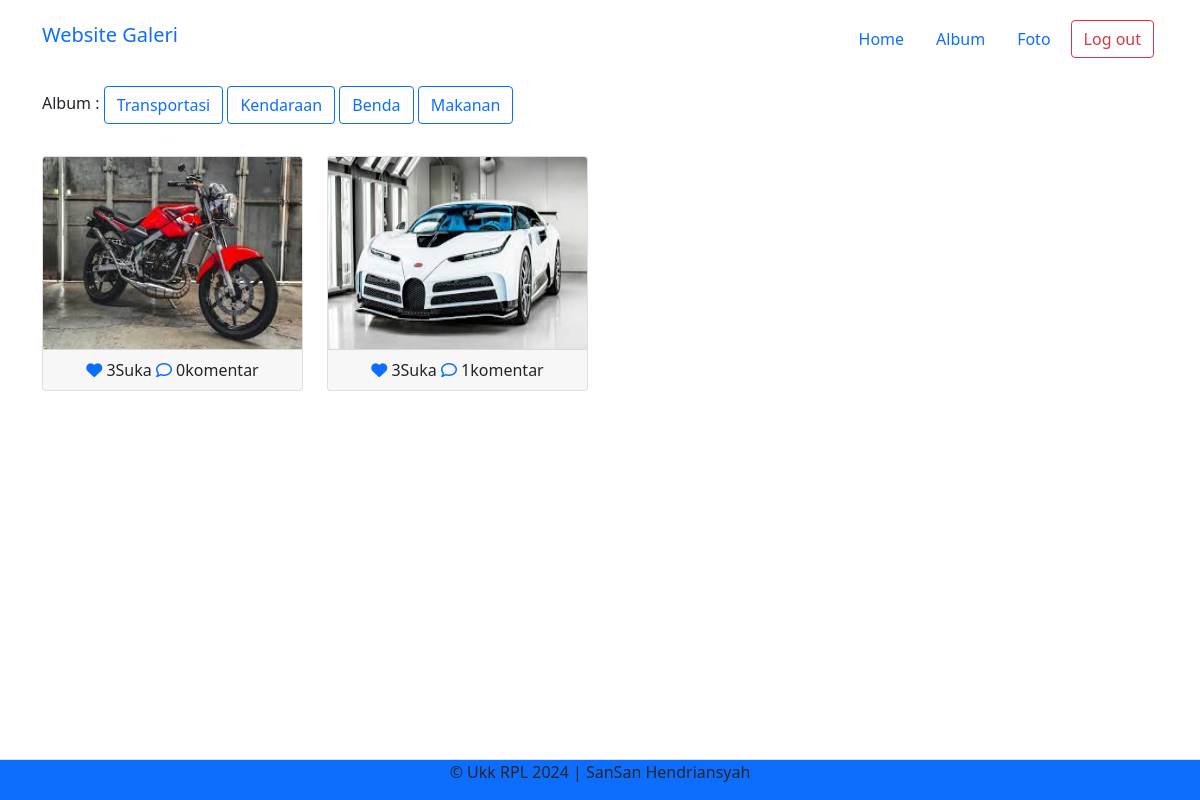
Screenshot of /Galerysansan/admin/home.php?albumid=90 (signed in) with the database file from the repository.
### tables this page shows
CREATE TABLE `album` (
  `albumid` int(11) NOT NULL,
  `namaalbum` varchar(255) NOT NULL,
  `deskripsi` text NOT NULL,
  `tanggaldibuat` date NOT NULL,
  `userid` int(11) NOT NULL
);

CREATE TABLE `foto` (
  `fotoid` int(11) NOT NULL,
  `judulfoto` varchar(255) NOT NULL,
  `deskripsifoto` text NOT NULL,
  `tanggalunggah` date NOT NULL,
  `lokasifile` varchar(255) NOT NULL,
  `albumid` int(11) NOT NULL,
  `userid` int(11) NOT NULL
);

### Galerysansan/admin/home.php (the view, shortened to what this page needs)
<?php
$userid = $_SESSION['userid'];
include '../config/koneksi.php';
?>
<!DOCTYPE html>
<html>
<head>
  <link rel="stylesheet" type="text/css" href="../asset/css/bootstrap.min.css">
  <link rel="stylesheet" href="https://cdnjs.cloudflare.com/ajax/libs/font-awesome/6.5.1/css/all.min.css" />
  <link rel="stylesheet" href="https://cdn.jsdelivr.net/npm/bootstrap-icons@1.11.3/font/bootstrap-icons.min.css">
</head>
<body>
  <nav class="navbar navbar-expand-lg bg-body-tertiary">
    <div class="container">
      <a class="navbar-brand" href="index.php">Website Galeri </a>
      <div class="collapse navbar-collapse mt-2" id="navbarNavAltMarkup">
        <a href="home.php" class="nav-link">Home</a>
        <a href="album.php" class="nav-link">Album</a>
        <a href="foto.php" class="nav-link">Foto</a>
        <a href="../config/aksi_logout.php" class="btn btn-outline-danger m-1">Log out</a>
      </div>
    </div>
  </nav>
  <div class="container mt-3">
    Album :
    <?php
    $album = mysqli_query($koneksi, "SELECT * FROM album WHERE userid='$userid'");
    while ($row = mysqli_fetch_array($album)) { ?>
      <a href="home.php?albumid=<?php echo $row['albumid'] ?>" class="btn btn-outline-primary">
        <?php echo $row['namaalbum'] ?></a>
    <?php } ?>
    <div class="row">
      <?php
      if (isset($_GET['albumid'])) {
        $albumid = $_GET['albumid'];
        $query = mysqli_query($koneksi, "SELECT * FROM foto WHERE userid='$userid' AND albumid='$albumid'");
        while ($data = mysqli_fetch_array($query)) { ?>
          <div class="col-md-3 mt-2">
            <a type="button" data-bs-toggle="modal" data-bs-target="#komentar<?php echo $data['fotoid'] ?>">
              <div class="card">
                <img style="height: 12rem;" src="../asset/img/<?php echo $data['lokasifile'] ?>" class="card-img-top" title="<?php echo $data['judulfoto'] ?>" style="height: 12rem;">
                <div class="card-footer text-center">
                  <?php
                  $fotoid = $data['fotoid'];
                  $ceksuka = mysqli_query($koneksi, "SELECT * FROM likefoto WHERE fotoid='$fotoid' AND
                          userid='$userid'");
                  if (mysqli_num_rows($ceksuka) == 1) { ?>
                    <a href="../config/proses_like.php?fotoid=<?php echo $data['fotoid'] ?>" type="submit" name="batalsuka"><i class="fa fa-heart"></i> </a>
                  <?php } else { ?>
                    <a href="../config/proses_like.php?fotoid=<?php echo $data['fotoid'] ?>" type="submit" name="suka"><i class="fa-regular fa-heart"></i> </a>
                  <?php }
                  $like = mysqli_query($koneksi, "SELECT * FROM likefoto WHERE fotoid='$fotoid'");
                  echo mysqli_num_rows($like) . 'Suka';
                  ?>
                  <a href="#" type="button" data-bs-toggle="modal" data-bs-target="#komentar<?php echo $data['fotoid'] ?>">
                  <i class="fa-regular fa-comment"></i> </a>
                <?php
                $jmlkomen = mysqli_query($koneksi, "SELECT * FROM komentarfoto WHERE fotoid='$fotoid'");
                echo mysqli_num_rows($jmlkomen) . 'komentar';
                ?>
                </div>
              </div>
            </a>
          </div>
        <?php }
      } ?>
    </div>
  </div>
  <footer class="d-flex justify-content-center border-top mt-3
    bg-primary fixed-bottom">
    <p>&copy; Ukk RPL 2024 | SanSan Hendriansyah</p>
  </footer>
</body>
</html>

### rows the page displays
album: namaalbum "Transportasi"
album: namaalbum "Kendaraan"
album: namaalbum "Benda"
album: namaalbum "Makanan"
foto: lokasifile (picture), mysqli_num_rows($like) "3", mysqli_num_rows($jmlkomen) "0"
foto: lokasifile (picture), mysqli_num_rows($like) "3", mysqli_num_rows($jmlkomen) "1"
